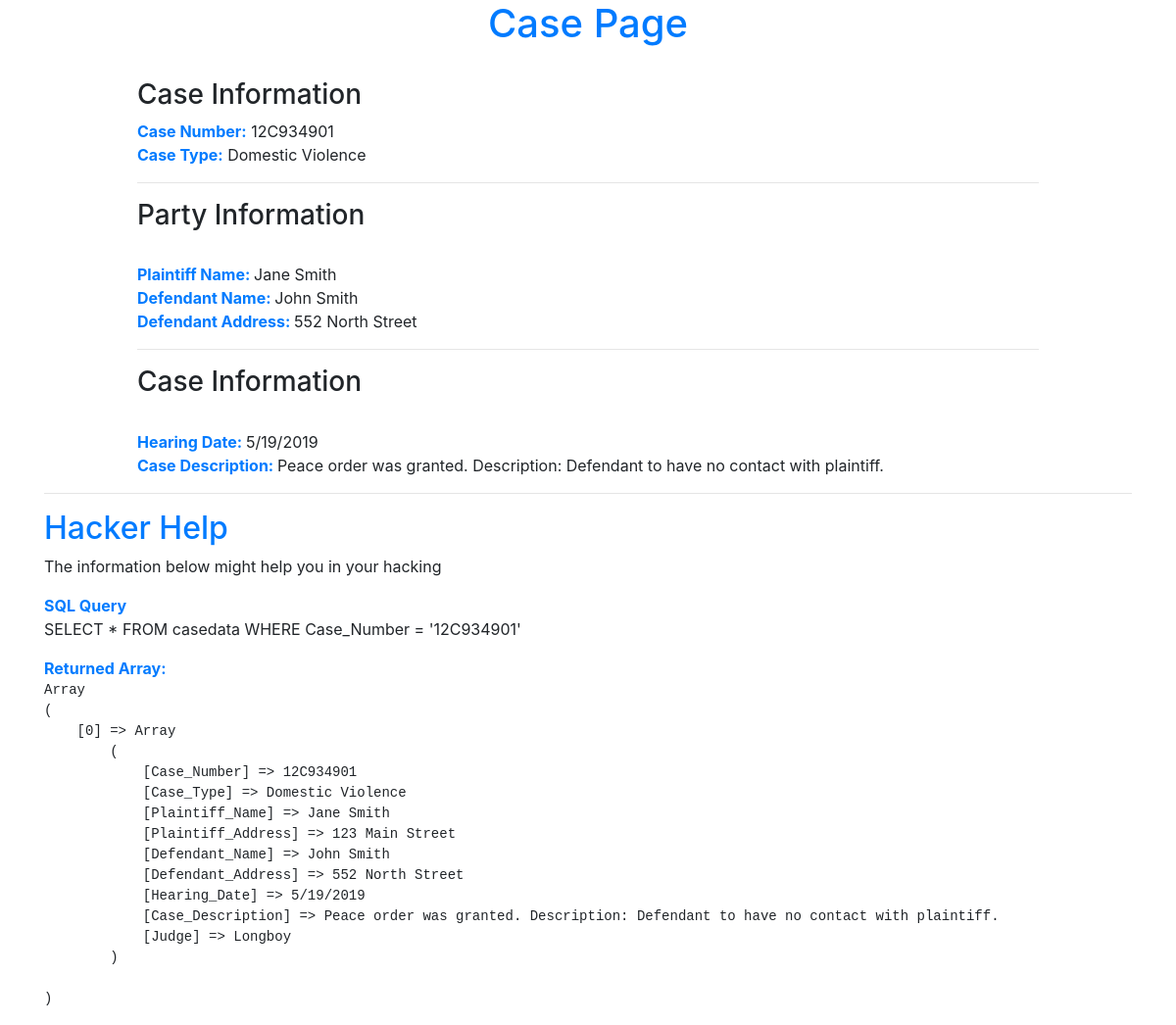
/casepage.php?casenumber=12C934901, run on the app's committed database.
### tables this page shows
CREATE TABLE `casedata` (
  `Case_Number` varchar(500) NOT NULL,
  `Case_Type` varchar(500) NOT NULL,
  `Plaintiff_Name` varchar(500) NOT NULL,
  `Plaintiff_Address` varchar(500) NOT NULL,
  `Defendant_Name` varchar(500) NOT NULL,
  `Defendant_Address` varchar(500) NOT NULL,
  `Hearing_Date` varchar(500) NOT NULL,
  `Case_Description` varchar(500) NOT NULL,
  `Judge` varchar(500) NOT NULL
);

### casepage.php (the view, shortened to what this page needs)
<?php
include "sql.php";
if(!isset($_GET['casenumber'])){
    header("Location: casesearch.php");
}else{
    ?>
<div class='container'>
  <div class="row text-center">
    <div class="col-lg-8 mx-auto">
      <h1 class='text-primary'>Case Page</h1>
      <br>
    </div>
  </div>
</div>
<div class="container">
      <div class="row">
        <div class="col-lg-10 mx-auto">
<?php
    $sqlquery = "SELECT *
    FROM casedata WHERE Case_Number = '". $_GET['casenumber'] . "'";
    $sqlerrormessage = False;
    $returnedarray = [];
    try{
        if ($connection->multi_query($sqlquery)) {
            if ($result = $connection->store_result()) {
                $results = $result->fetch_all(MYSQLI_ASSOC);
                $returnedarray = $results;
                echo "<h3>Case Information</h3>";
                echo "<span class='text-primary font-weight-bold'>Case Number:</span><span id='casenumber'> " . $results[0]['Case_Number'] ."</span>";
                echo "<br><span class='text-primary font-weight-bold'>Case Type:</span><span id='case_type'> " . $results[0]['Case_Type'] . "</span>";
                echo "<hr>";
                echo "<h3>Party Information</h3>";
                echo "<br><span class='text-primary font-weight-bold'>Plaintiff Name: </span><span id='plaintiff_name'>" . $results[0]['Plaintiff_Name']. "</span>";
                echo "<br><span class='text-primary font-weight-bold'>Defendant Name: </span><span id='defendant_name'>" . $results[0]['Defendant_Name']. "</span>";
                echo "<br><span class='text-primary font-weight-bold'>Defendant Address: </span><span id='defendant_address'>" . $results[0]['Defendant_Address']. "</span>";
                echo "<hr>";
                echo "<h3>Case Information</h3>";
                echo "<br><span class='text-primary font-weight-bold'>Hearing Date: </span><span id='hearing_date'>" . $results[0]['Hearing_Date']. "</span>";
                echo "<br><span class='text-primary font-weight-bold'>Case Description: </span><span id='case_description'>" . $results[0]['Case_Description']. "</span>";
            }
        }else{
            $sqlerrormessage = $connection->error;
        }
    }catch(Exception $e){
        print($e);
    }
}
?>
</div>
</div>
</div>
<div class='container'>
  <div class="row text-left">
    <div class="col-lg-12 mx-auto">
        <hr>
      <h2 class='text-primary'>Hacker Help</h2>
      <p>The information below might help you in your hacking</p>
      <span class='text-primary font-weight-bold'>SQL Query</span>
       <p><?php echo $sqlquery?></p>
       <?php
       if($sqlerrormessage!== False){
           echo "<span class='text-primary font-weight-bold'>SQL Error:</span>";
           echo "<p>" . $sqlerrormessage . "</p>";
       }else{
        echo "<span class='text-primary font-weight-bold'>Returned Array:</span>";
        echo "<pre>";
        print_r($returnedarray);
        echo "</pre>";
       }
       ?>
    </div>
  </div>
</div>

### data on the page
casedata: Case_Number "12C934901", Case_Type "Domestic Violence", Plaintiff_Name "Jane Smith", Defendant_Name "John Smith", Defendant_Address "552 North Street", Hearing_Date "5/19/2019", Case_Description "Peace order was granted. Description: Defendant to have no contact with plaintiff."

### other printed values
$sqlquery "SELECT * FROM casedata WHERE Case_Number = '12C934901'"
